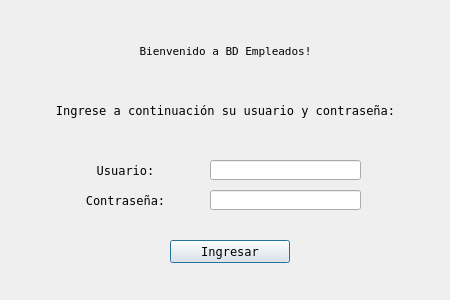
<?xml version="1.0" encoding="UTF-8"?>
<ui version="4.0">
 <class>LoginWindow</class>
 <widget class="QMainWindow" name="LoginWindow">
  <property name="windowModality">
   <enum>Qt::NonModal</enum>
  </property>
  <property name="geometry">
   <rect>
    <x>0</x>
    <y>0</y>
    <width>450</width>
    <height>300</height>
   </rect>
  </property>
  <property name="sizePolicy">
   <sizepolicy hsizetype="Fixed" vsizetype="Fixed">
    <horstretch>0</horstretch>
    <verstretch>0</verstretch>
   </sizepolicy>
  </property>
  <property name="minimumSize">
   <size>
    <width>450</width>
    <height>300</height>
   </size>
  </property>
  <property name="maximumSize">
   <size>
    <width>450</width>
    <height>300</height>
   </size>
  </property>
  <property name="contextMenuPolicy">
   <enum>Qt::DefaultContextMenu</enum>
  </property>
  <property name="windowTitle">
   <string>BD Empleados v2.0</string>
  </property>
  <widget class="QWidget" name="centralwidget">
   <widget class="QLabel" name="top_title">
    <property name="geometry">
     <rect>
      <x>0</x>
      <y>40</y>
      <width>451</width>
      <height>21</height>
     </rect>
    </property>
    <property name="font">
     <font>
      <family>Fixedsys</family>
      <pointsize>8</pointsize>
      <weight>50</weight>
      <italic>false</italic>
      <bold>false</bold>
      <underline>false</underline>
      <strikeout>false</strikeout>
     </font>
    </property>
    <property name="text">
     <string>Bienvenido a BD Empleados!</string>
    </property>
    <property name="textFormat">
     <enum>Qt::PlainText</enum>
    </property>
    <property name="alignment">
     <set>Qt::AlignCenter</set>
    </property>
    <property name="textInteractionFlags">
     <set>Qt::NoTextInteraction</set>
    </property>
   </widget>
   <widget class="QLabel" name="middle_title">
    <property name="geometry">
     <rect>
      <x>0</x>
      <y>100</y>
      <width>451</width>
      <height>20</height>
     </rect>
    </property>
    <property name="sizePolicy">
     <sizepolicy hsizetype="Fixed" vsizetype="Fixed">
      <horstretch>0</horstretch>
      <verstretch>0</verstretch>
     </sizepolicy>
    </property>
    <property name="font">
     <font>
      <family>Fixedsys</family>
     </font>
    </property>
    <property name="text">
     <string>Ingrese a continuación su usuario y contraseña:</string>
    </property>
    <property name="textFormat">
     <enum>Qt::PlainText</enum>
    </property>
    <property name="alignment">
     <set>Qt::AlignCenter</set>
    </property>
   </widget>
   <widget class="QLabel" name="user_title">
    <property name="geometry">
     <rect>
      <x>50</x>
      <y>160</y>
      <width>151</width>
      <height>20</height>
     </rect>
    </property>
    <property name="sizePolicy">
     <sizepolicy hsizetype="Fixed" vsizetype="Fixed">
      <horstretch>0</horstretch>
      <verstretch>0</verstretch>
     </sizepolicy>
    </property>
    <property name="font">
     <font>
      <family>Fixedsys</family>
     </font>
    </property>
    <property name="text">
     <string>Usuario:</string>
    </property>
    <property name="textFormat">
     <enum>Qt::PlainText</enum>
    </property>
    <property name="alignment">
     <set>Qt::AlignCenter</set>
    </property>
   </widget>
   <widget class="QLabel" name="pwd_title">
    <property name="geometry">
     <rect>
      <x>50</x>
      <y>190</y>
      <width>151</width>
      <height>20</height>
     </rect>
    </property>
    <property name="sizePolicy">
     <sizepolicy hsizetype="Fixed" vsizetype="Fixed">
      <horstretch>0</horstretch>
      <verstretch>0</verstretch>
     </sizepolicy>
    </property>
    <property name="font">
     <font>
      <family>Fixedsys</family>
     </font>
    </property>
    <property name="text">
     <string>Contraseña:</string>
    </property>
    <property name="textFormat">
     <enum>Qt::PlainText</enum>
    </property>
    <property name="alignment">
     <set>Qt::AlignCenter</set>
    </property>
   </widget>
   <widget class="QPushButton" name="enter_button">
    <property name="geometry">
     <rect>
      <x>170</x>
      <y>240</y>
      <width>120</width>
      <height>23</height>
     </rect>
    </property>
    <property name="font">
     <font>
      <family>Fixedsys</family>
      <weight>50</weight>
      <italic>false</italic>
      <bold>false</bold>
      <underline>false</underline>
      <strikeout>false</strikeout>
      <stylestrategy>PreferDefault</stylestrategy>
      <kerning>true</kerning>
     </font>
    </property>
    <property name="text">
     <string>Ingresar</string>
    </property>
    <property name="checkable">
     <bool>false</bool>
    </property>
    <property name="checked">
     <bool>false</bool>
    </property>
    <property name="autoDefault">
     <bool>false</bool>
    </property>
    <property name="default">
     <bool>true</bool>
    </property>
   </widget>
   <widget class="QLineEdit" name="user_entry">
    <property name="geometry">
     <rect>
      <x>210</x>
      <y>160</y>
      <width>151</width>
      <height>20</height>
     </rect>
    </property>
    <property name="font">
     <font>
      <family>Fixedsys</family>
     </font>
    </property>
    <property name="maxLength">
     <number>12</number>
    </property>
    <property name="clearButtonEnabled">
     <bool>true</bool>
    </property>
   </widget>
   <widget class="QLineEdit" name="pwd_entry">
    <property name="geometry">
     <rect>
      <x>210</x>
      <y>190</y>
      <width>151</width>
      <height>20</height>
     </rect>
    </property>
    <property name="font">
     <font>
      <family>Fixedsys</family>
     </font>
    </property>
    <property name="maxLength">
     <number>6</number>
    </property>
    <property name="echoMode">
     <enum>QLineEdit::Password</enum>
    </property>
    <property name="clearButtonEnabled">
     <bool>true</bool>
    </property>
   </widget>
  </widget>
 </widget>
 <resources/>
 <connections/>
</ui>
